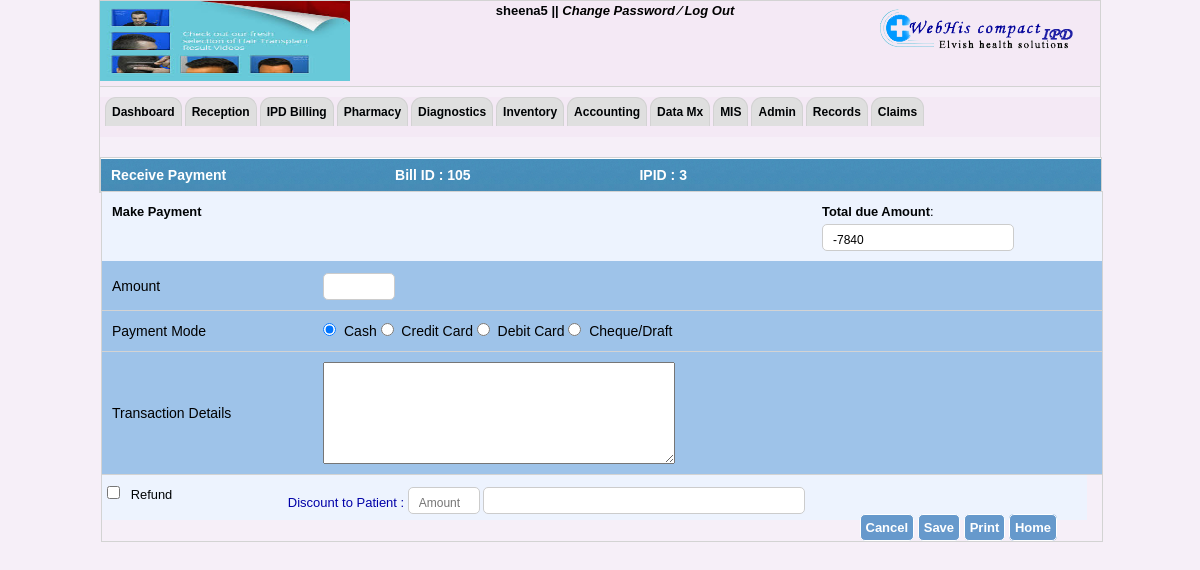
The app's page /receive_payment.php?visit_id=3 (signed in), older data.
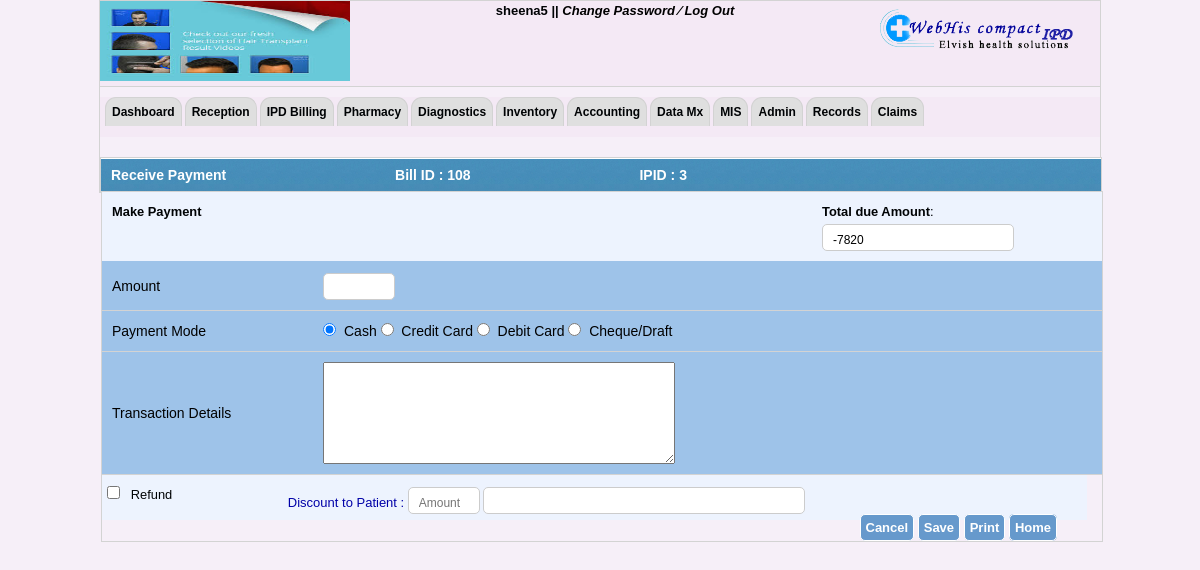
The same page, newer data.
### tables this page shows
CREATE TABLE IF NOT EXISTS `hospitals_info` (
  `hospital_name` varchar(40) NOT NULL,
  `hospital_add` varchar(40) NOT NULL,
  `hospital_email` varchar(40) NOT NULL,
  `hospital_helpline` int(40) NOT NULL,
  `hospital_fax` int(40) NOT NULL,
  `reception_no` varchar(100) NOT NULL,
  `ambulance_no` varchar(100) NOT NULL,
  `emergency_no` varchar(100) NOT NULL,
  `logo_path` varchar(200) NOT NULL,
  `img_path` varchar(200) NOT NULL
);

CREATE TABLE IF NOT EXISTS `opd_bill` (
  `bill_id` int(11) NOT NULL AUTO_INCREMENT,
  `grand_total` double DEFAULT NULL,
  `due_amount` double DEFAULT NULL,
  `paid_amount` double DEFAULT NULL,
  `dis_remarks` text,
  `status` varchar(255) DEFAULT NULL,
  `payment_mode` varchar(255) DEFAULT NULL,
  `trans_details` longtext,
  `organization` varchar(255) DEFAULT NULL,
  `grand_discount` double DEFAULT NULL,
  `billeddate` date DEFAULT NULL,
  `billedtime` time DEFAULT NULL,
  `visit_id` int(11) DEFAULT NULL,
  `proc_status` int(11) DEFAULT NULL,
  `reception` varchar(40) NOT NULL,
  PRIMARY KEY (`bill_id`),
  KEY `FK_opd_bill_1` (`visit_id`)
);

### receive_payment.php (the view, shortened to what this page needs)
<?php
include("header.php");
include("menubar.php");
$v_id=$_SESSION['v_id'];echo "<br>";
$query=mysql_query("select * from opd_bill where visit_id='$v_id'");
while($res=mysql_fetch_array($query))
{
$bill_id=$res['bill_id'];
}
$tdue=("SELECT SUM(due_amount) AS due_amount FROM opd_bill WHERE visit_id ='$v_id'");
$res=mysql_query($tdue);
if (mysql_num_rows($res)>0) {
  while ($row=mysql_fetch_array($res)) {
   $total_due = $row["due_amount"];
  };
};
?>
<!DOCTYPE html PUBLIC "-//W3C//DTD XHTML 1.0 Transitional//EN" "http://www.w3.org/TR/xhtml1/DTD/xhtml1-transitional.dtd">
<html xmlns="http://www.w3.org/1999/xhtml">
<head>
<link rel="stylesheet" type="text/css" href="style_by.css" />
</head>
<body>
<form method="post">
<div id="container">
<div id="opd_bill">
<span style="margin-left:10px;">Receive Payment</span>
<span style="margin-left:165px;">Bill ID : </span>
<span><?php echo $bill_id;?></span>
<span style="margin-left:165px;">IPID : </span>
<span>
<?php
echo $v_id;
?></span>
</div>
<div style="width:100%; margin:0 auto;">
<div class="right-content">
<div class="right_top">
<div style="float:left; width:250px;"><strong>Make Payment </strong></div>
<div style="float:right; width:270px;">
<strong>Total due Amount</strong></span>:<span><input type="text" name="tdue"  value="<?php echo $total_due;?>"/></span>
</div>
</div>
<div style="">
<table width="100%" cellpadding="0" cellspacing="0">
<tr class="b">
<td><div class="lbl_txt" style="margin-left:10px;">
Amount
</div>
</td>
<td><div>
<input type="text" name="amount" value="<?php ?>" class="i" style="width:50px;"/>&nbsp;&nbsp;&nbsp;
</div></td>
</tr>
<tr class="b">
<td><div style="margin-left:10px;">Payment Mode</div></td>
<td><div>
<span><input type="radio" name="mode" value="cash" class="raodd" checked />&nbsp;&nbsp;Cash</span>
<span><input type="radio" name="mode" value="credit_card" />&nbsp;&nbsp;Credit Card</span>
<span><input type="radio" name="mode"  value="debit_card"/>&nbsp;&nbsp;Debit Card</span>
<span><input type="radio" name="mode" value="cheque_draft" />&nbsp;&nbsp;Cheque/Draft</span>
</div></td>
</tr>
<tr class="b">
<td><div style="margin-left:10px;">Transaction Details</div></td>
<td><div>
<textarea name="trans_details" style="width:350px; height:100px;"></textarea>
</div></td>
</tr>
</table>
</div>
<div class="fill_data">
<div id="bil_id" style="width:800px">
<div style="float:left;">
<input type="checkbox" name="refund" onclick="showMe1('dis', this)"/>&nbsp;&nbsp;&nbsp;Refund
</div>
<div id="dis" style=" margin-left:170px; font-style:float:left">
<span>
<label for="" style="color:#0000A8">&nbsp;&nbsp;&nbsp;Discount to Patient&nbsp;:</label>
</span>
<span><input type="text" name="disc_amount" placeholder="Amount" style="width:50px;"/></span>
<span><input type="text" name="remark" style="width:300px;" /></span>
</div>
</div>
<div id="save_clear">
<span>
<input type="submit" name="cancel_receipt" value="Cancel" class="btn" />
</span>
<span>
<input type="submit" name="save_receipt" value="Save" class="btn" />
</span> <span>
<input type="submit" value="Print" name="print_receipt" class="btn"/>
<a href="admission-ipd.php" class="btn">Home</a>
</span> </div>
</div>
</div>
</div>
</div>
</div>
</body>
</html>

### header.php (shortened to what this page needs)
<!DOCTYPE html PUBLIC "-//W3C//DTD XHTML 1.0 Transitional//EN" "http://www.w3.org/TR/xhtml1/DTD/xhtml1-transitional.dtd">
<html xmlns="http://www.w3.org/1999/xhtml">
<head>
    <link rel="stylesheet" href="includes1/searchStyle.css" type="text/css">
    <link rel="stylesheet" href="includes2/searchStyle.css" type="text/css">
    <link rel="stylesheet" href="includesConsumable/searchStyle.css" type="text/css">
    <link rel="stylesheet" href="includesMedicine/searchStyle.css" type="text/css">
    <link rel="stylesheet" href="includesAd/searchStyle.css" type="text/css">
    <link rel="stylesheet" href="includesCo/searchStyle.css" type="text/css">
	<link rel="stylesheet" href="patient-css.css" type="text/css">
    <link rel="stylesheet" href="includesOt/searchStyle.css" type="text/css">
    <link rel="stylesheet" href="includesIp/searchStyle.css" type="text/css">
    <link rel="stylesheet" href="includesCoP/searchStyle.css" type="text/css">
    <link rel="stylesheet" href="includesVp/searchStyle.css" type="text/css">
    <link rel="stylesheet" href="includesVpP/searchStyle.css" type="text/css">
    <link rel="stylesheet" href="includesD/searchStyle.css" type="text/css">
    <link rel="stylesheet" href="includesDs/searchStyle.css" type="text/css">
    <link rel="stylesheet" href="includesR/searchStyle.css" type="text/css">
    <link rel="stylesheet" href="includesDi/searchStyle.css" type="text/css">
<link rel="stylesheet" type="text/css" href="css/doc.css" />
<link rel="stylesheet" type="text/css" href="css/jquery.timeentry.css" />
<link rel="stylesheet" type="text/css" href="css/jquery.timepicker.css" />
<link rel="stylesheet" type="text/css" href="css/jquey-ui.css" />
<link rel="stylesheet" type="text/css" href="css/login-code.css" />
<link rel="stylesheet" type="text/css" href="css/mainstyle.css" />
<link rel="stylesheet" type="text/css" href="css/style_by.css" />
<link rel="stylesheet" type="text/css" href="css/tabcode.css" />
<link rel="stylesheet" type="text/css" href="css/tab-code.css" />
<link rel="stylesheet" type="text/css" href="css/patient-css.css" />
</head>
<body>
<div id="container">
	<div id="header" style="background:rgba(243, 232, 245, 0.67); width:1000px;">
    	<div id="logo_side">
        	<?php
				$data=mysql_query("select * from hospitals_info");
				$info=mysql_fetch_array($data);
                                echo '<img src="'.$info['logo_path'].'" height="100"/>';
                                ?>
        </div>
        	<div class="welcome" style="width:530px;">
            <span id="sign">
                <?php echo $_SESSION['uname']; echo $_SESSION['uid'];  ?> ||
            	<a href="#">Change Password </a>
                <a href="#">&frasl;</a>
                <a href="log_out.php" onclick="disableBackButton()">Log Out</a>
             </span>
            </div>
        <div id="sign_in_up">
             <div id="power_by"><img src="image/logo.png" align="left"/></div>
        </div>
    </div>

### menubar.php (shortened to what this page needs)
<div id="menuu">
   <ul id="coolMenu1">
       <li><a href="dashboard_new1.php">Dashboard</a></li>
            <li><a href="#">Reception</a>
        </li>
        <li ><a href="#">IPD Billing</a>
        </li>
        <li><a href="#">Pharmacy </a>
        </li>
         <li><a href="Lab-system/create_lab_report.php">Diagnostics</a></li>
        <li><a href="#">Inventory</a>
        </li>
        <li><a href="#">Accounting</a>
        </li>
       <li><a href="#">Data Mx</a>
      </li>
       <li><a href="#">MIS</a>
        </li>
         <li><a href="">Admin</a>
        </li>
        <li><a href="">Records</a>
        </li>
          <li><a href="#">Claims</a>
          </li>
    </ul>
  </div>

### includesConsumable/searchStyle.css (style rules this page uses)
body { font-family:Arial, Helvetica, sans-serif; font-size:11px; color:000; }

### includesCo/searchStyle.css (style rules this page uses)
body { font-family:Arial, Helvetica, sans-serif; font-size:11px; color:000; }

### patient-css.css (style rules this page uses)
table { border-collapse: collapse; border-spacing: 0; }
table { width: 100%; background-color: transparent; }
tr td { text-align:left; padding:10px 0px; border-bottom:1px solid lightgray ; }

### includesOt/searchStyle.css (style rules this page uses)
body { font-family:Arial, Helvetica, sans-serif; font-size:11px; color:000; }

### includesIp/searchStyle.css (style rules this page uses)
body { font-family:Arial, Helvetica, sans-serif; font-size:11px; color:000; }

### includesCoP/searchStyle.css (style rules this page uses)
body { font-family:Arial, Helvetica, sans-serif; font-size:11px; color:000; }

### includesVp/searchStyle.css (style rules this page uses)
body { font-family:Arial, Helvetica, sans-serif; font-size:11px; color:000; }

### includesVpP/searchStyle.css (style rules this page uses)
body { font-family:Arial, Helvetica, sans-serif; font-size:11px; color:000; }

### includesD/searchStyle.css (style rules this page uses)
body { font-family:Arial, Helvetica, sans-serif; font-size:11px; color:000; }

### includesDs/searchStyle.css (style rules this page uses)
body { font-family:Arial, Helvetica, sans-serif; font-size:11px; color:000; }

### includesR/searchStyle.css (style rules this page uses)
body { font-family:Arial, Helvetica, sans-serif; font-size:11px; color:000; }

### includesDi/searchStyle.css (style rules this page uses)
body { font-family:Arial, Helvetica, sans-serif; font-size:11px; color:000; }

### css/doc.css (style rules this page uses)
body { margin:0; padding:0; font-size:80.5%; font-family:Arial,'Lucida sans unicode'; line-height:20px; text-align:left; width:100%; color:#000305; }
* { margin:0px; padding:0px; }
a { text-decoration:none; }
table { empty-cells:show; }
ul { list-style:none; margin:0px; padding:0px; }
div, table, h1, h2, h3, h4, h5, h6, span, tr, td, img, form { margin:0px; padding:0px; border:none; }
#container { margin:0px auto; padding:0px; width:1000px; border:1px solid lightgray; }
#container #header { height:85px; width:1000px; margin:0 auto; }
#container #header #logo_side { width:25%; float:left; }
.welcome { float:left; width:55%; text-align:center; }
#container #header #logo_side img { width:150px; height:80px; margin-top:0px; padding:0px; }
#container #header #sign_in_up { width:20%; float:left; margin-top:0.5%; }
.fill_data { background:url(../image/ccc.png) repeat; padding:10px 0px 5px 5px; height:30px; }
.fill_data #bil_id { float:left; width:400px; }
.fill_data #save_clear { float:right; margin-right:30px; }

### css/login-code.css (style rules this page uses)
input[type="text"],input[type="password"],input[type="date"] { width: 170px; height: 25px; padding: 5px 10px 0px 10px; margin:2px 0 0px 0; background:#FFF; border-radius: 5px; -moz-border-radius: 5px; -webkit-border-radius: 5px; font-family:Arial, Arial, Helvetica, sans-serif; font-size: 14px; color:#000; border:1px solid #CCC; }
label { color:#FFF; font-weight:700 }

### css/mainstyle.css (style rules this page uses)
body { background:rgba(243, 232, 245, 0.67); margin:0px; padding:0px width:100%; }
html { width:100%; }
* { margin:0px; padding:0px; }
* { font:Georgia, "Times New Roman", Times, serif }
.b { background:rgb(158, 195, 233); color:#000; }

Row changes from the older to the newer data that the page shows:
no longer on this page (row unchanged): opd_bill: bill_id "105"
added opd_bill: bill_id "108"
Text that changed along with them:
form field tdue: "-7840" → "-7820"
